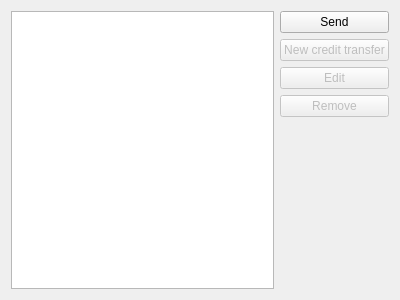
<?xml version="1.0" encoding="UTF-8"?>
<ui version="4.0">
 <class>KOnlineJobOutbox</class>
 <widget class="QWidget" name="KOnlineJobOutbox">
  <property name="geometry">
   <rect>
    <x>0</x>
    <y>0</y>
    <width>400</width>
    <height>300</height>
   </rect>
  </property>
  <layout class="QGridLayout" name="gridLayout">
   <item row="4" column="1">
    <spacer name="verticalSpacer">
     <property name="orientation">
      <enum>Qt::Vertical</enum>
     </property>
     <property name="sizeHint" stdset="0">
      <size>
       <width>20</width>
       <height>208</height>
      </size>
     </property>
    </spacer>
   </item>
   <item row="0" column="0" rowspan="5">
    <widget class="QTreeView" name="m_onlineJobView">
     <property name="alternatingRowColors">
      <bool>true</bool>
     </property>
     <property name="selectionMode">
      <enum>QAbstractItemView::ExtendedSelection</enum>
     </property>
     <property name="rootIsDecorated">
      <bool>false</bool>
     </property>
     <property name="itemsExpandable">
      <bool>false</bool>
     </property>
     <property name="expandsOnDoubleClick">
      <bool>false</bool>
     </property>
    </widget>
   </item>
   <item row="0" column="1">
    <widget class="QPushButton" name="m_buttonSend">
     <property name="text">
      <string>Send</string>
     </property>
     <property name="icon">
      <iconset theme="mail-send">
       <normaloff/>
      </iconset>
     </property>
    </widget>
   </item>
   <item row="3" column="1">
    <widget class="QPushButton" name="m_buttonRemove">
     <property name="enabled">
      <bool>false</bool>
     </property>
     <property name="text">
      <string>Remove</string>
     </property>
     <property name="icon">
      <iconset theme="edit-delete-shred">
       <normaloff/>
      </iconset>
     </property>
    </widget>
   </item>
   <item row="2" column="1">
    <widget class="QPushButton" name="m_buttonEdit">
     <property name="enabled">
      <bool>false</bool>
     </property>
     <property name="text">
      <string>Edit</string>
     </property>
     <property name="icon">
      <iconset theme="document-edit">
       <normaloff/>
      </iconset>
     </property>
    </widget>
   </item>
   <item row="1" column="1">
    <widget class="QPushButton" name="m_buttonNewCreditTransfer">
     <property name="enabled">
      <bool>false</bool>
     </property>
     <property name="text">
      <string>New credit transfer</string>
     </property>
     <property name="icon">
      <iconset theme="document-new">
       <normaloff/>
      </iconset>
     </property>
    </widget>
   </item>
  </layout>
 </widget>
 <customwidgets>
  <customwidget>
   <class>QPushButton</class>
   <extends>QPushButton</extends>
   <header>kpushbutton.h</header>
  </customwidget>
 </customwidgets>
 <tabstops>
  <tabstop>m_onlineJobView</tabstop>
  <tabstop>m_buttonSend</tabstop>
  <tabstop>m_buttonNewCreditTransfer</tabstop>
  <tabstop>m_buttonEdit</tabstop>
  <tabstop>m_buttonRemove</tabstop>
 </tabstops>
 <resources/>
 <connections/>
 <slots>
  <signal>sendQueue()</signal>
 </slots>
</ui>
